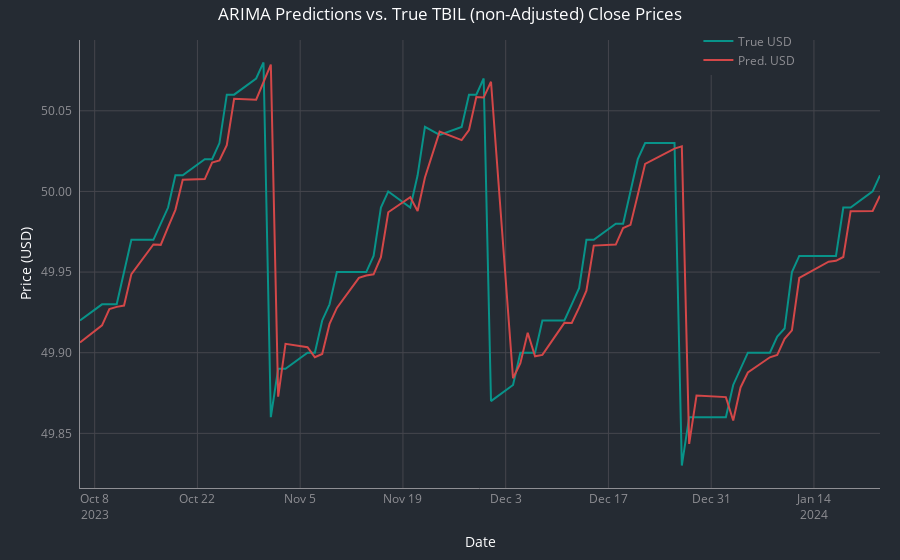

The notebook cell saved with this chart:
### Code cell
# Plot close prices
fig = go.Figure()
fig.add_trace(go.Scatter(
    x=tbil_df["Date"].iloc[-Xt_3:], y=true_prices_3, 
    mode="lines", name="True USD", line_color=palette["green"]))
fig.add_trace(go.Scatter(
    x=tbil_df["Date"].iloc[-Xt_3:], y=pred_prices_3, 
    mode="lines", name="Pred. USD", line_color=palette["red"]))
# Update layout with date formatting
fig.update_layout(
    title="ARIMA Predictions vs. True TBIL (non-Adjusted) Close Prices",
    xaxis_title="Date",
    yaxis_title="Price (USD)",
    xaxis_type="date",
    legend=dict(x=0.773, y=1.03)
)
# Set label formats for hovering
fig.update_traces(
    hovertemplate="%{x:%b %d, %Y}<br>Price: %{y:,.2f}<extra></extra>" # extra code removes trace name default
)
fig.update_yaxes(
    tickformat=".2f"  # Format for 2 decimal places
)
# Show plot
format_plot(fig)
fig.show()

### Figure 1 — Plotly figure (JSON) as saved in the notebook; plotly's stock layout.template omitted (floating-point values rounded to 4 significant figures)
{"data": [{"hovertemplate": "%{x:%b %d, %Y}<br>Price: %{y:,.2f}<extra></extra>", "line": {"color": "#089389"}, "mode": "lines", "name": "True USD", "type": "scatter", "x": ["2023-10-06", "2023-10-09", "2023-10-10", "2023-10-11", "2023-10-12", "2023-10-13", "2023-10-16", "2023-10-17", "2023-10-18", "2023-10-19", "2023-10-20", "2023-10-23", "2023-10-24", "2023-10-25", "2023-10-26", "2023-10-27", "2023-10-30", "2023-10-31", "2023-11-01", "2023-11-02", "2023-11-03", "2023-11-06", "2023-11-07", "2023-11-08", "2023-11-09", "2023-11-10", "2023-11-13", "2023-11-14", "2023-11-15", "2023-11-16", "2023-11-17", "2023-11-20", "2023-11-21", "2023-11-22", "2023-11-24", "2023-11-27", "2023-11-28", "2023-11-29", "2023-11-30", "2023-12-01", "2023-12-04", "2023-12-05", "2023-12-06", "2023-12-07", "2023-12-08", "2023-12-11", "2023-12-12", "2023-12-13", "2023-12-14", "2023-12-15", "2023-12-18", "2023-12-19", "2023-12-20", "2023-12-21", "2023-12-22", "2023-12-26", "2023-12-27", "2023-12-28", "2023-12-29", "2024-01-02", "2024-01-03", "2024-01-04", "2024-01-05", "2024-01-08", "2024-01-09", "2024-01-10", "2024-01-11", "2024-01-12", "2024-01-16", "2024-01-17", "2024-01-18", "2024-01-19", "2024-01-22", "2024-01-23"], "y": [49.92, 49.93, 49.93, 49.93, 49.95, 49.97, 49.97, 49.98, 49.99, 50.01, 50.01, 50.02, 50.02, 50.03, 50.06, 50.06, 50.07, 50.08, 49.86, 49.89, 49.89, 49.9, 49.9, 49.92, 49.93, 49.95, 49.95, 49.95, 49.96, 49.99, 50, 49.99, 50.01, 50.04, 50.03, 50.04, 50.06, 50.06, 50.07, 49.87, 49.88, 49.9, 49.9, 49.9, 49.92, 49.92, 49.93, 49.94, 49.97, 49.97, 49.98, 49.98, 50, 50.02, 50.03, 50.03, 49.83, 49.86, 49.86, 49.86, 49.88, 49.89, 49.9, 49.9, 49.91, 49.92, 49.95, 49.96, 49.96, 49.96, 49.99, 49.99, 50, 50.01]}, {"hovertemplate": "%{x:%b %d, %Y}<br>Price: %{y:,.2f}<extra></extra>", "line": {"color": "#d34748"}, "mode": "lines", "name": "Pred. USD", "type": "scatter", "x": ["2023-10-06", "2023-10-09", "2023-10-10", "2023-10-11", "2023-10-12", "2023-10-13", "2023-10-16", "2023-10-17", "2023-10-18", "2023-10-19", "2023-10-20", "2023-10-23", "2023-10-24", "2023-10-25", "2023-10-26", "2023-10-27", "2023-10-30", "2023-10-31", "2023-11-01", "2023-11-02", "2023-11-03", "2023-11-06", "2023-11-07", "2023-11-08", "2023-11-09", "2023-11-10", "2023-11-13", "2023-11-14", "2023-11-15", "2023-11-16", "2023-11-17", "2023-11-20", "2023-11-21", "2023-11-22", "2023-11-24", "2023-11-27", "2023-11-28", "2023-11-29", "2023-11-30", "2023-12-01", "2023-12-04", "2023-12-05", "2023-12-06", "2023-12-07", "2023-12-08", "2023-12-11", "2023-12-12", "2023-12-13", "2023-12-14", "2023-12-15", "2023-12-18", "2023-12-19", "2023-12-20", "2023-12-21", "2023-12-22", "2023-12-26", "2023-12-27", "2023-12-28", "2023-12-29", "2024-01-02", "2024-01-03", "2024-01-04", "2024-01-05", "2024-01-08", "2024-01-09", "2024-01-10", "2024-01-11", "2024-01-12", "2024-01-16", "2024-01-17", "2024-01-18", "2024-01-19", "2024-01-22", "2024-01-23"], "y": [49.91, 49.92, 49.93, 49.93, 49.93, 49.95, 49.97, 49.97, 49.98, 49.99, 50.01, 50.01, 50.02, 50.02, 50.03, 50.06, 50.06, 50.07, 50.08, 49.87, 49.91, 49.9, 49.9, 49.9, 49.92, 49.93, 49.95, 49.95, 49.95, 49.96, 49.99, 50.0, 49.99, 50.01, 50.04, 50.03, 50.04, 50.06, 50.06, 50.07, 49.88, 49.89, 49.91, 49.9, 49.9, 49.92, 49.92, 49.93, 49.94, 49.97, 49.97, 49.98, 49.98, 50.0, 50.02, 50.03, 50.03, 49.84, 49.87, 49.87, 49.86, 49.88, 49.89, 49.9, 49.9, 49.91, 49.91, 49.95, 49.96, 49.96, 49.96, 49.99, 49.99, 50.0]}], "layout": {"autosize": true, "legend": {"font": {"color": "#8f8f94"}, "x": 0.773, "y": 1.03}, "margin": {"b": 20, "l": 80, "r": 20, "t": 40}, "paper_bgcolor": "#252b33", "plot_bgcolor": "#252b33", "title": {"font": {"color": "#fefeff"}, "text": "ARIMA Predictions vs. True TBIL (non-Adjusted) Close Prices", "x": 0.5}, "xaxis": {"autorange": true, "categoryorder": "category ascending", "gridcolor": "#45464d", "linecolor": "#8f8f94", "range": ["2023-10-06", "2024-01-23"], "tickfont": {"color": "#8f8f94"}, "title": {"font": {"color": "#fefeff"}, "text": "Date"}, "type": "date"}, "yaxis": {"autorange": true, "categoryorder": "category ascending", "gridcolor": "#45464d", "linecolor": "#8f8f94", "range": [49.82, 50.09], "tickcolor": "#252b33", "tickfont": {"color": "#8f8f94"}, "tickformat": ".2f", "ticklen": 5, "ticks": "outside", "title": {"font": {"color": "#fefeff"}, "standoff": 5, "text": "Price (USD)"}, "type": "linear"}}}
